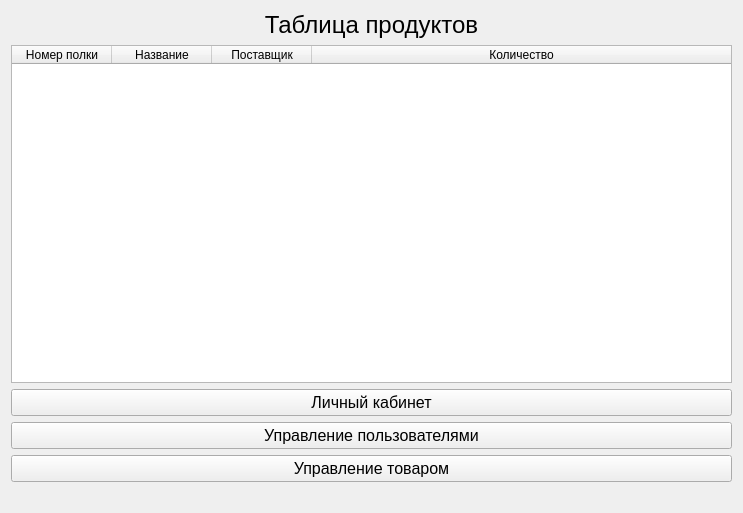
<?xml version="1.0" encoding="UTF-8"?>
<ui version="4.0">
 <class>MainWindow</class>
 <widget class="QWidget" name="MainWindow">
  <property name="geometry">
   <rect>
    <x>0</x>
    <y>0</y>
    <width>743</width>
    <height>513</height>
   </rect>
  </property>
  <property name="windowTitle">
   <string>mainwindow</string>
  </property>
  <layout class="QGridLayout" name="gridLayout">
   <item row="0" column="0">
    <widget class="QLabel" name="label">
     <property name="font">
      <font>
       <pointsize>18</pointsize>
      </font>
     </property>
     <property name="text">
      <string>Таблица продуктов</string>
     </property>
     <property name="textFormat">
      <enum>Qt::AutoText</enum>
     </property>
     <property name="alignment">
      <set>Qt::AlignCenter</set>
     </property>
    </widget>
   </item>
   <item row="1" column="0">
    <layout class="QVBoxLayout" name="verticalLayout">
     <item>
      <layout class="QHBoxLayout" name="horizontalLayout"/>
     </item>
     <item>
      <widget class="QTableWidget" name="Board_product">
       <property name="whatsThis">
        <string>&lt;html&gt;&lt;head/&gt;&lt;body&gt;&lt;p&gt;Табло авиарейсов. Здесь отображается вся имеющеюся информация о рейсах с расписанием. &lt;/p&gt;&lt;/body&gt;&lt;/html&gt;</string>
       </property>
       <property name="editTriggers">
        <set>QAbstractItemView::NoEditTriggers</set>
       </property>
       <property name="selectionBehavior">
        <enum>QAbstractItemView::SelectRows</enum>
       </property>
       <attribute name="horizontalHeaderStretchLastSection">
        <bool>true</bool>
       </attribute>
       <column>
        <property name="text">
         <string>Номер полки</string>
        </property>
       </column>
       <column>
        <property name="text">
         <string>Название</string>
        </property>
       </column>
       <column>
        <property name="text">
         <string>Поставщик</string>
        </property>
       </column>
       <column>
        <property name="text">
         <string>Количество</string>
        </property>
       </column>
      </widget>
     </item>
     <item>
      <widget class="QPushButton" name="infoUser">
       <property name="font">
        <font>
         <pointsize>12</pointsize>
        </font>
       </property>
       <property name="cursor">
        <cursorShape>PointingHandCursor</cursorShape>
       </property>
       <property name="mouseTracking">
        <bool>false</bool>
       </property>
       <property name="whatsThis">
        <string>&lt;html&gt;&lt;head/&gt;&lt;body&gt;&lt;p&gt;Здесь можно сменить аккаунт или посмотреть информацию по личному кабинету, т.е. логин и статус. Данное окно доступно всем пользователям&lt;/p&gt;&lt;/body&gt;&lt;/html&gt;</string>
       </property>
       <property name="styleSheet">
        <string notr="true"/>
       </property>
       <property name="text">
        <string>Личный кабинет</string>
       </property>
       <property name="checkable">
        <bool>false</bool>
       </property>
       <property name="autoRepeat">
        <bool>false</bool>
       </property>
      </widget>
     </item>
     <item>
      <widget class="QPushButton" name="controlusers">
       <property name="font">
        <font>
         <pointsize>12</pointsize>
        </font>
       </property>
       <property name="cursor">
        <cursorShape>PointingHandCursor</cursorShape>
       </property>
       <property name="mouseTracking">
        <bool>false</bool>
       </property>
       <property name="whatsThis">
        <string>&lt;html&gt;&lt;head/&gt;&lt;body&gt;&lt;p&gt;Данное меню позволяет&lt;span style=&quot; font-weight:600;&quot;&gt; администраторам &lt;/span&gt;добавлять, изменять, получать или удалять информацию об аккаунтах пользователей.&lt;/p&gt;&lt;/body&gt;&lt;/html&gt;</string>
       </property>
       <property name="text">
        <string>Управление пользователями</string>
       </property>
       <property name="checkable">
        <bool>false</bool>
       </property>
       <property name="autoRepeat">
        <bool>false</bool>
       </property>
      </widget>
     </item>
     <item>
      <widget class="QPushButton" name="controlproduct">
       <property name="font">
        <font>
         <pointsize>12</pointsize>
        </font>
       </property>
       <property name="cursor">
        <cursorShape>PointingHandCursor</cursorShape>
       </property>
       <property name="whatsThis">
        <string>&lt;html&gt;&lt;head/&gt;&lt;body&gt;&lt;p&gt;Данное окно пзволяет &lt;span style=&quot; font-weight:600;&quot;&gt;администраторам&lt;/span&gt; и &lt;span style=&quot; font-weight:600;&quot;&gt;диспетчерам&lt;/span&gt; изменять информацию о рейсах. &lt;/p&gt;&lt;/body&gt;&lt;/html&gt;</string>
       </property>
       <property name="text">
        <string>Управление товаром</string>
       </property>
      </widget>
     </item>
     <item>
      <layout class="QHBoxLayout" name="horizontalLayout_3">
       <item>
        <spacer name="horizontalSpacer_2">
         <property name="orientation">
          <enum>Qt::Horizontal</enum>
         </property>
         <property name="sizeHint" stdset="0">
          <size>
           <width>40</width>
           <height>20</height>
          </size>
         </property>
        </spacer>
       </item>
      </layout>
     </item>
    </layout>
   </item>
  </layout>
 </widget>
 <resources/>
 <connections/>
 <slots>
  <slot>DisplayHelp()</slot>
 </slots>
</ui>
